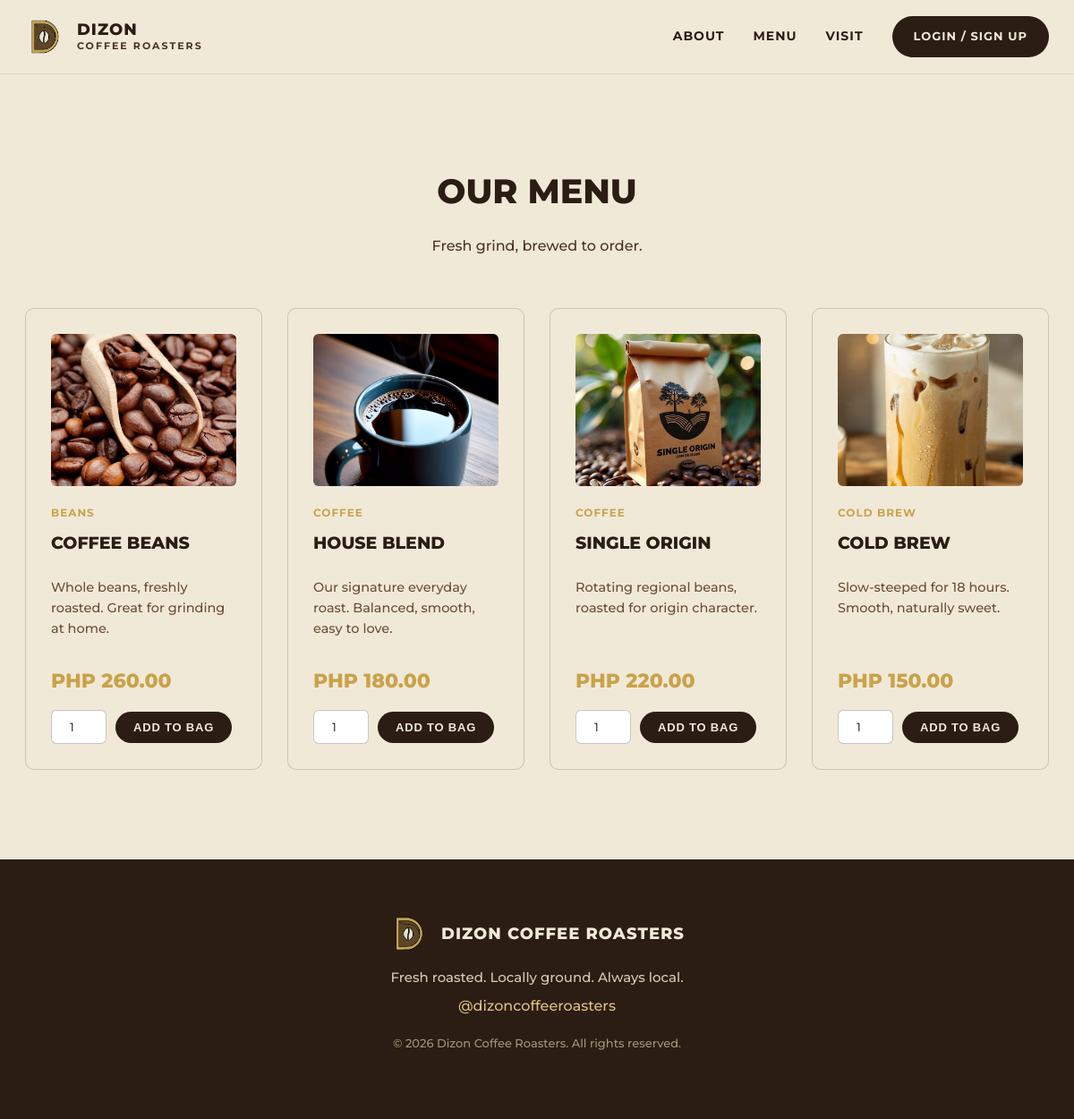
Page /menu.php on the committed database.
### tables this page shows
CREATE TABLE IF NOT EXISTS menu_items (
    id INT AUTO_INCREMENT PRIMARY KEY,
    name VARCHAR(100) NOT NULL,
    description VARCHAR(255) DEFAULT NULL,
    price DECIMAL(10,2) NOT NULL,
    category VARCHAR(50) NOT NULL,
    image VARCHAR(255) DEFAULT NULL,
    created_at TIMESTAMP NOT NULL DEFAULT CURRENT_TIMESTAMP
);

### includes/functions.php (called while the page is built, shortened)
<?php
function e($string) {
    return htmlspecialchars($string ?? '', ENT_QUOTES, 'UTF-8');
}
function isLoggedIn() {
    return isset($_SESSION['user_id']);
}
function isAdmin() {
    return isLoggedIn() && ($_SESSION['role'] ?? '') === 'admin';
}
function formatPrice($amount) {
    return 'PHP ' . number_format((float) $amount, 2);
}

### menu.php (the view, shortened to what this page needs)
<?php
require_once __DIR__ . '/config/config.php';
require_once __DIR__ . '/includes/functions.php';
$stmt = $pdo->query('SELECT * FROM menu_items ORDER BY category, name');
$menuItems = $stmt->fetchAll();
require_once __DIR__ . '/includes/header.php';
?>
<section class="menu-page">
    <div class="container">
        <h1>Our Menu</h1>
        <p class="menu-page__sub">Fresh grind, brewed to order.</p>
        <?php if (empty($menuItems)): ?>
            <div class="empty-state">The menu is being updated. Please check back soon.</div>
        <?php else: ?>
            <div class="menu-grid">
                <?php foreach ($menuItems as $item): ?>
                    <div class="menu-card">
                        <?php if (!empty($item['image'])): ?>
                            <img class="menu-card__image" src="<?= BASE_URL ?>/<?= e($item['image']) ?>" alt="<?= e($item['name']) ?>">
                        <?php else: ?>
                            <div class="menu-card__placeholder">&#9749;</div>
                        <?php endif; ?>
                        <span class="menu-card__category"><?= e($item['category']) ?></span>
                        <h3><?= e($item['name']) ?></h3>
                        <p><?= e($item['description']) ?></p>
                        <div class="menu-card__price"><?= formatPrice($item['price']) ?></div>
                        <?php if (isAdmin()): ?>
                            <span class="badge badge--pending">Admin view — login as customer to order</span>
                        <?php else: ?>
                            <form method="POST" action="<?= BASE_URL ?>/add_to_cart.php">
                                <input type="number" name="quantity" value="1" min="1" max="20">
                                <button type="submit" class="btn btn--dark btn--small">Add to Bag</button>
                            </form>
                        <?php endif; ?>
                    </div>
                <?php endforeach; ?>
            </div>
        <?php endif; ?>
    </div>
</section>
<?php require_once __DIR__ . '/includes/footer.php'; ?>

### assets/css/style.css (style rules this page uses)
:root { --cream: #F1E9D8; --cream-2: #E8DDC2; --brown-dark: #2B1D14; --brown: #4A3323; --brown-light: #6B4E36; --gold: #C9A24B; --gold-light: #DEC183; --text-dark: #2B1D14; --white: #FFFFFF; --danger: #A33B2E; --success: #3B6B3B; --radius: 10px; --font: 'Montserrat', 'Segoe UI', Arial, sans-serif; }
* { box-sizing: border-box; }
body { margin: 0; font-family: var(--font); font-size: 16px; font-weight: 500; color: var(--text-dark); background: var(--cream); line-height: 1.65; }
img { max-width: 100%; display: block; }
.container { max-width: 1200px; margin: 0 auto; padding: 0 28px; }
h1, h2, h3, h4 { margin: 0 0 14px; font-family: var(--font); font-weight: 800; }
.btn { display: inline-block; border: none; cursor: pointer; padding: 17px 36px; border-radius: 999px; font-weight: 700; font-size: 15px; letter-spacing: 0.8px; text-transform: uppercase; text-align: center; transition: transform 0.15s ease, background-color 0.15s ease; }
.btn--dark { background: var(--brown-dark); color: var(--cream); }
.btn--small { padding: 10px 20px; font-size: 13px; }
.menu-preview, .menu-page { padding: 100px 0; text-align: center; }
.menu-preview h2, .menu-page h1 { text-transform: uppercase; font-size: 38px; }
.menu-preview__sub, .menu-page__sub { color: var(--brown); margin-bottom: 56px; font-size: 16px; }
.menu-grid { display: grid; grid-template-columns: repeat(4, 1fr); gap: 28px; text-align: left; }
.menu-card { background: var(--cream); border: 1px solid rgba(43,29,20,0.18); border-radius: var(--radius); padding: 28px; display: flex; flex-direction: column; }
.menu-card__image { width: 100%; height: 170px; object-fit: cover; border-radius: 6px; margin-bottom: 20px; background: var(--cream-2); }
.menu-card__category { font-size: 12px; letter-spacing: 1px; color: var(--gold); text-transform: uppercase; font-weight: 700; }
.menu-card h3 { text-transform: uppercase; font-size: 19px; margin: 8px 0; }
.menu-card p { font-size: 14.5px; color: var(--brown-light); flex-grow: 1; line-height: 1.6; }
.menu-card__price { font-weight: 800; color: var(--gold); font-size: 22px; margin: 14px 0; }
.menu-card form { display: flex; gap: 10px; align-items: center; }
.menu-card input[type=number] { width: 62px; padding: 10px; border-radius: 6px; border: 1px solid rgba(43,29,20,0.25); text-align: center; font-family: inherit; }

### rows in the picture
menu_items: image (picture), category "BEANS", name "COFFEE BEANS", description "Whole beans, freshly roasted. Great for grinding at home.", price "PHP 260.00"
menu_items: image (picture), category "COFFEE", name "HOUSE BLEND", description "Our signature everyday roast. Balanced, smooth, easy to love.", price "PHP 180.00"
menu_items: image (picture), category "COFFEE", name "SINGLE ORIGIN", description "Rotating regional beans, roasted for origin character.", price "PHP 220.00"
menu_items: image (picture), category "COLD BREW", name "COLD BREW", description "Slow-steeped for 18 hours. Smooth, naturally sweet.", price "PHP 150.00"
